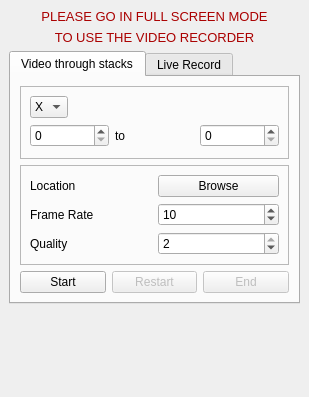
<?xml version="1.0" encoding="UTF-8"?>
<ui version="4.0">
 <class>NewDockWidgetVideoRecorder</class>
 <widget class="QDockWidget" name="NewDockWidgetVideoRecorder">
  <property name="geometry">
   <rect>
    <x>0</x>
    <y>0</y>
    <width>309</width>
    <height>397</height>
   </rect>
  </property>
  <property name="sizePolicy">
   <sizepolicy hsizetype="Expanding" vsizetype="Expanding">
    <horstretch>0</horstretch>
    <verstretch>0</verstretch>
   </sizepolicy>
  </property>
  <property name="windowTitle">
   <string>Video Recorder</string>
  </property>
  <widget class="QWidget" name="dockWidgetContents">
   <layout class="QGridLayout" name="gridLayout_3">
    <item row="2" column="0">
     <widget class="QTabWidget" name="tabVideoWidget">
      <property name="currentIndex">
       <number>0</number>
      </property>
      <widget class="QWidget" name="tabVideoMethod1">
       <attribute name="title">
        <string>Video through stacks</string>
       </attribute>
       <layout class="QGridLayout" name="gridLayout_9">
        <item row="0" column="0">
         <layout class="QGridLayout" name="gridLayout_34">
          <item row="0" column="0">
           <widget class="QFrame" name="frame">
            <property name="frameShape">
             <enum>QFrame::StyledPanel</enum>
            </property>
            <property name="frameShadow">
             <enum>QFrame::Raised</enum>
            </property>
            <layout class="QGridLayout" name="gridLayout_37">
             <item row="0" column="0">
              <layout class="QGridLayout" name="gridLayout_5">
               <item row="0" column="0">
                <widget class="QComboBox" name="SliceFT">
                 <item>
                  <property name="text">
                   <string>X</string>
                  </property>
                 </item>
                 <item>
                  <property name="text">
                   <string>Y</string>
                  </property>
                 </item>
                 <item>
                  <property name="text">
                   <string>Z</string>
                  </property>
                 </item>
                 <item>
                  <property name="text">
                   <string>T</string>
                  </property>
                 </item>
                </widget>
               </item>
               <item row="0" column="1">
                <spacer name="horizontalSpacer">
                 <property name="orientation">
                  <enum>Qt::Horizontal</enum>
                 </property>
                 <property name="sizeHint" stdset="0">
                  <size>
                   <width>40</width>
                   <height>20</height>
                  </size>
                 </property>
                </spacer>
               </item>
              </layout>
             </item>
             <item row="1" column="0">
              <layout class="QGridLayout" name="gridLayout_6">
               <item row="0" column="0">
                <widget class="QSpinBox" name="tSpinMin_2"/>
               </item>
               <item row="0" column="1">
                <widget class="QLabel" name="label_7">
                 <property name="text">
                  <string>to</string>
                 </property>
                </widget>
               </item>
               <item row="0" column="2">
                <widget class="QSpinBox" name="tSpinMax_2"/>
               </item>
              </layout>
             </item>
            </layout>
           </widget>
          </item>
         </layout>
        </item>
        <item row="1" column="0">
         <layout class="QGridLayout" name="gridLayout">
          <item row="0" column="0">
           <widget class="QFrame" name="frame_2">
            <property name="frameShape">
             <enum>QFrame::StyledPanel</enum>
            </property>
            <property name="frameShadow">
             <enum>QFrame::Raised</enum>
            </property>
            <layout class="QGridLayout" name="gridLayout_14">
             <item row="0" column="0">
              <layout class="QGridLayout" name="gridLayout_10">
               <item row="0" column="1">
                <layout class="QGridLayout" name="gridLayout_2">
                 <item row="0" column="0">
                  <widget class="QPushButton" name="createFile">
                   <property name="enabled">
                    <bool>true</bool>
                   </property>
                   <property name="minimumSize">
                    <size>
                     <width>4</width>
                     <height>0</height>
                    </size>
                   </property>
                   <property name="contextMenuPolicy">
                    <enum>Qt::DefaultContextMenu</enum>
                   </property>
                   <property name="text">
                    <string>Browse</string>
                   </property>
                   <property name="iconSize">
                    <size>
                     <width>10</width>
                     <height>10</height>
                    </size>
                   </property>
                  </widget>
                 </item>
                </layout>
               </item>
               <item row="1" column="1">
                <layout class="QGridLayout" name="gridLayout_11">
                 <item row="0" column="0">
                  <widget class="QSpinBox" name="frameRate">
                   <property name="value">
                    <number>10</number>
                   </property>
                  </widget>
                 </item>
                </layout>
               </item>
               <item row="2" column="1">
                <layout class="QGridLayout" name="gridLayout_4">
                 <item row="0" column="0">
                  <widget class="QSpinBox" name="videoQuality">
                   <property name="minimum">
                    <number>0</number>
                   </property>
                   <property name="maximum">
                    <number>2</number>
                   </property>
                   <property name="value">
                    <number>2</number>
                   </property>
                  </widget>
                 </item>
                </layout>
               </item>
               <item row="0" column="0">
                <widget class="QLabel" name="label">
                 <property name="text">
                  <string>Location</string>
                 </property>
                </widget>
               </item>
               <item row="1" column="0">
                <widget class="QLabel" name="label_10">
                 <property name="text">
                  <string>Frame Rate</string>
                 </property>
                </widget>
               </item>
               <item row="2" column="0">
                <widget class="QLabel" name="label_11">
                 <property name="text">
                  <string>Quality</string>
                 </property>
                </widget>
               </item>
              </layout>
             </item>
            </layout>
           </widget>
          </item>
         </layout>
        </item>
        <item row="2" column="0">
         <layout class="QGridLayout" name="gridLayout_13">
          <item row="0" column="0">
           <widget class="QPushButton" name="startVideo">
            <property name="text">
             <string>Start</string>
            </property>
           </widget>
          </item>
          <item row="0" column="1">
           <widget class="QPushButton" name="pauseVideo">
            <property name="enabled">
             <bool>false</bool>
            </property>
            <property name="text">
             <string>Restart</string>
            </property>
           </widget>
          </item>
          <item row="0" column="2">
           <widget class="QPushButton" name="endVideo">
            <property name="enabled">
             <bool>false</bool>
            </property>
            <property name="text">
             <string>End</string>
            </property>
           </widget>
          </item>
         </layout>
        </item>
       </layout>
      </widget>
      <widget class="QWidget" name="tabVideoMethod2">
       <attribute name="title">
        <string>Live Record</string>
       </attribute>
       <layout class="QGridLayout" name="gridLayout_20">
        <item row="0" column="0">
         <widget class="QFrame" name="frame_4">
          <property name="frameShape">
           <enum>QFrame::StyledPanel</enum>
          </property>
          <property name="frameShadow">
           <enum>QFrame::Raised</enum>
          </property>
          <layout class="QGridLayout" name="gridLayout_21">
           <item row="1" column="0">
            <layout class="QGridLayout" name="gridLayout_26">
             <item row="0" column="2">
              <widget class="QPushButton" name="createFile_2">
               <property name="enabled">
                <bool>true</bool>
               </property>
               <property name="minimumSize">
                <size>
                 <width>4</width>
                 <height>0</height>
                </size>
               </property>
               <property name="contextMenuPolicy">
                <enum>Qt::DefaultContextMenu</enum>
               </property>
               <property name="text">
                <string>Browse</string>
               </property>
               <property name="iconSize">
                <size>
                 <width>10</width>
                 <height>10</height>
                </size>
               </property>
              </widget>
             </item>
             <item row="0" column="0">
              <widget class="QLabel" name="label_2">
               <property name="text">
                <string>Location</string>
               </property>
              </widget>
             </item>
            </layout>
           </item>
           <item row="2" column="0">
            <layout class="QGridLayout" name="gridLayout_27">
             <item row="0" column="0">
              <widget class="QLabel" name="label_15">
               <property name="text">
                <string>Frame Rate</string>
               </property>
              </widget>
             </item>
             <item row="0" column="1">
              <widget class="QSpinBox" name="frameRate_2">
               <property name="value">
                <number>10</number>
               </property>
              </widget>
             </item>
            </layout>
           </item>
           <item row="3" column="0">
            <layout class="QGridLayout" name="gridLayout_28">
             <item row="0" column="1">
              <widget class="QSpinBox" name="videoQuality_2">
               <property name="minimum">
                <number>0</number>
               </property>
               <property name="maximum">
                <number>2</number>
               </property>
               <property name="value">
                <number>2</number>
               </property>
              </widget>
             </item>
             <item row="0" column="0">
              <widget class="QLabel" name="label_16">
               <property name="text">
                <string>Quality</string>
               </property>
              </widget>
             </item>
            </layout>
           </item>
          </layout>
         </widget>
        </item>
        <item row="1" column="0">
         <layout class="QGridLayout" name="gridLayout_29">
          <item row="0" column="0">
           <layout class="QGridLayout" name="gridLayout_25">
            <item row="0" column="0">
             <spacer name="horizontalSpacer_3">
              <property name="orientation">
               <enum>Qt::Horizontal</enum>
              </property>
              <property name="sizeHint" stdset="0">
               <size>
                <width>40</width>
                <height>20</height>
               </size>
              </property>
             </spacer>
            </item>
            <item row="0" column="1">
             <widget class="QPushButton" name="startRecord">
              <property name="text">
               <string>Start recording</string>
              </property>
             </widget>
            </item>
           </layout>
          </item>
          <item row="1" column="0">
           <layout class="QGridLayout" name="gridLayout_24">
            <item row="0" column="1">
             <widget class="QLabel" name="label_17">
              <property name="text">
               <string>Lenght (s)</string>
              </property>
             </widget>
            </item>
            <item row="0" column="2">
             <widget class="QLCDNumber" name="videoLenght">
              <property name="segmentStyle">
               <enum>QLCDNumber::Flat</enum>
              </property>
             </widget>
            </item>
            <item row="0" column="0">
             <spacer name="horizontalSpacer_17">
              <property name="orientation">
               <enum>Qt::Horizontal</enum>
              </property>
              <property name="sizeHint" stdset="0">
               <size>
                <width>40</width>
                <height>20</height>
               </size>
              </property>
             </spacer>
            </item>
           </layout>
          </item>
          <item row="2" column="0">
           <layout class="QGridLayout" name="gridLayout_23">
            <item row="0" column="0">
             <spacer name="horizontalSpacer_4">
              <property name="orientation">
               <enum>Qt::Horizontal</enum>
              </property>
              <property name="sizeHint" stdset="0">
               <size>
                <width>40</width>
                <height>20</height>
               </size>
              </property>
             </spacer>
            </item>
            <item row="0" column="1">
             <widget class="QPushButton" name="endRecord">
              <property name="text">
               <string>End recording</string>
              </property>
             </widget>
            </item>
           </layout>
          </item>
         </layout>
        </item>
       </layout>
      </widget>
     </widget>
    </item>
    <item row="0" column="0">
     <widget class="QLabel" name="warning_1">
      <property name="text">
       <string>&lt;!DOCTYPE HTML PUBLIC &quot;-//W3C//DTD HTML 4.0//EN&quot; &quot;http://www.w3.org/TR/REC-html40/strict.dtd&quot;&gt;
&lt;html&gt;&lt;head&gt;&lt;meta name=&quot;qrichtext&quot; content=&quot;1&quot; /&gt;&lt;style type=&quot;text/css&quot;&gt;
p, li { white-space: pre-wrap; }
&lt;/style&gt;&lt;/head&gt;&lt;body style=&quot; font-family:'Sans'; font-size:10pt; font-weight:400; font-style:normal;&quot;&gt;
&lt;p align=&quot;center&quot; style=&quot; margin-top:0px; margin-bottom:0px; margin-left:0px; margin-right:0px; -qt-block-indent:0; text-indent:0px;&quot;&gt;&lt;span style=&quot; color:#aa0000;&quot;&gt;PLEASE GO IN FULL SCREEN MODE&lt;/span&gt;&lt;/p&gt;&lt;/body&gt;&lt;/html&gt;</string>
      </property>
     </widget>
    </item>
    <item row="1" column="0">
     <widget class="QLabel" name="warning_2">
      <property name="text">
       <string>&lt;!DOCTYPE HTML PUBLIC &quot;-//W3C//DTD HTML 4.0//EN&quot; &quot;http://www.w3.org/TR/REC-html40/strict.dtd&quot;&gt;
&lt;html&gt;&lt;head&gt;&lt;meta name=&quot;qrichtext&quot; content=&quot;1&quot; /&gt;&lt;style type=&quot;text/css&quot;&gt;
p, li { white-space: pre-wrap; }
&lt;/style&gt;&lt;/head&gt;&lt;body style=&quot; font-family:'Sans'; font-size:10pt; font-weight:400; font-style:normal;&quot;&gt;
&lt;p align=&quot;center&quot; style=&quot; margin-top:0px; margin-bottom:0px; margin-left:0px; margin-right:0px; -qt-block-indent:0; text-indent:0px;&quot;&gt;&lt;span style=&quot; color:#aa0000;&quot;&gt;TO USE THE VIDEO RECORDER&lt;/span&gt;&lt;/p&gt;&lt;/body&gt;&lt;/html&gt;</string>
      </property>
     </widget>
    </item>
    <item row="3" column="0">
     <spacer name="verticalSpacer">
      <property name="orientation">
       <enum>Qt::Vertical</enum>
      </property>
      <property name="sizeHint" stdset="0">
       <size>
        <width>20</width>
        <height>40</height>
       </size>
      </property>
     </spacer>
    </item>
   </layout>
  </widget>
 </widget>
 <resources/>
 <connections/>
</ui>
